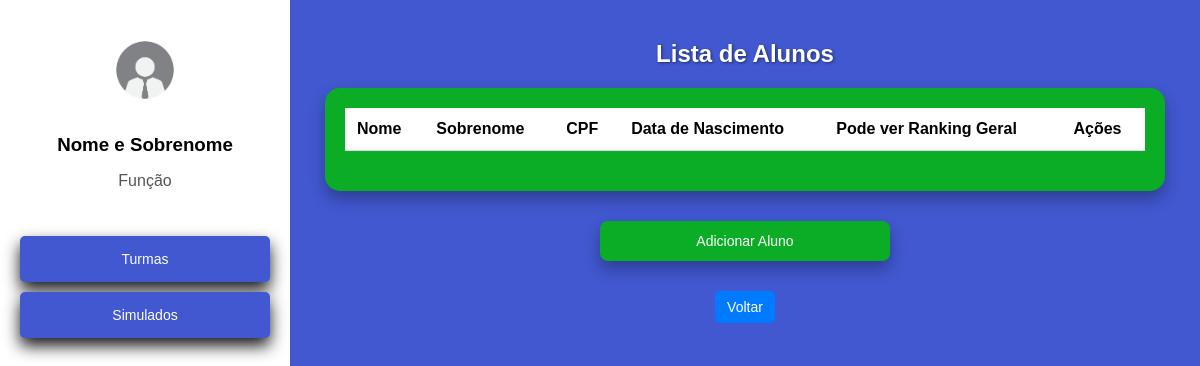
/cadastros/turmas/29/alunos/ (signed in), run on an earlier commit of the app's database.
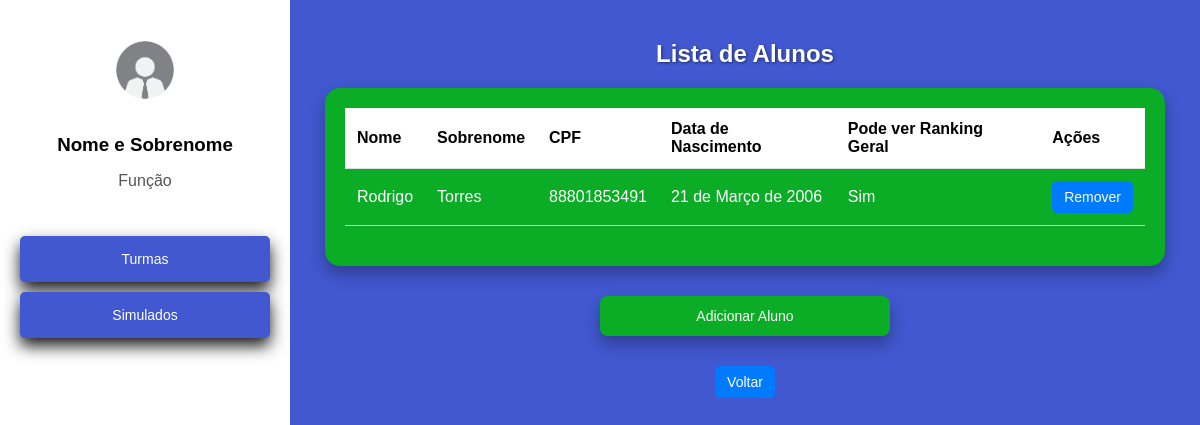
And on a later commit of the database.
### cadastros/models.py (models this page shows, shortened)
class Aluno(models.Model):
    user = models.OneToOneField(User, on_delete=models.CASCADE, null=True)
    nome = models.CharField(max_length=50)
    sobrenome = models.CharField(max_length=50)
    cpf = models.CharField(max_length=11, unique=True)
    data_nascimento = models.DateField()
    idade_em_dias = models.PositiveIntegerField(editable=False)
    turma = models.ForeignKey('Turma', on_delete=models.CASCADE, related_name='alunos')
    is_ver_geral = models.BooleanField(default=False, verbose_name="Permissão para Visualizar Ranking Geral")

### cadastros/views.py (the view, shortened to what this page needs)
# urls.py: path('turmas/<int:turma_id>/alunos/', AlunoView.as_view(), name='alunos'),
class AlunoView(LoginRequiredMixin, View):
    login_url = '/login/'
    template_name_list = 'alunos.html'
    template_name_add = 'adicionar_aluno.html'
    def get(self, request, turma_id=None):
        if request.path.endswith('adicionar/'):
            return render(request, self.template_name_add, {'turma_id': turma_id})
        elif turma_id:
            alunos = AlunoMediator.listar_alunos(turma_id)
            return render(request, self.template_name_list, {'alunos': alunos, 'turma_id': turma_id})
        else:
            return redirect('turmas')

### cadastros/mediators.py (called while the page is built)
    @staticmethod
    def listar_alunos(turma_id):
        return Aluno.objects.filter(turma__id=turma_id)

### cadastros/templates/alunos.html (shortened to what this page needs)
<!DOCTYPE html>
<html lang="pt-br">
<head>
</head>
<body>
    <div class="sidebar">
        <div class="profile">
            <img src="/static/imgfunc.jpg" alt="funcionario" width="100" height="100">
            <h3>Nome e Sobrenome</h3>
            <p>Função</p>
        </div>
        <nav>
            <a href="#">Turmas</a>
            <a href="{% url 'simulados' %}" class="btn btn-primary">Simulados</a>
        </nav>
    </div>
    <div class="container">
        <h2>Lista de Alunos</h2>
        <div class="table-container">
            <table>
                <thead>
                    <tr>
                        <th>Nome</th>
                        <th>Sobrenome</th>
                        <th>CPF</th>
                        <th>Data de Nascimento</th>
                        <th>Pode ver Ranking Geral</th>
                        <th>Ações</th>
                    </tr>
                </thead>
                <tbody>
                    {% for aluno in alunos %}
                    <tr>
                        <td>{{ aluno.nome }}</td>
                        <td>{{ aluno.sobrenome }}</td>
                        <td>{{ aluno.cpf }}</td>
                        <td>{{ aluno.data_nascimento }}</td>
                        {% if aluno.is_ver_geral%}
                            <td>Sim</td>
                        {%else%}
                            <td>Não</td>
                        {%endif%}
                        <td>
                            <button class="btn-remover btn btn-danger" data-bs-toggle="modal" data-bs-target="#confirmarRemocaoModal" data-id="{{ aluno.id }}">Remover</button>
                        </td>
                    </tr>
                    {% endfor %}
                </tbody>
            </table>
        </div>
        <a href="{% url 'adicionar_aluno' turma_id=turma_id %}" class="add-aluno">Adicionar Aluno</a>
        <div class="button-container">
            <button onclick="window.history.back()" class="btn btn-secondary">Voltar</button>
        </div>
    </div>
</body>
</html>

What changed in the data, as far as the page shows it:
added Aluno: nome "Rodrigo", sobrenome "Torres", cpf "88801853491", data_nascimento "21 de Março de 2006", is_ver_geral "Sim"
